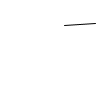
Frame 1 (no input)
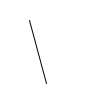
Frame 60 (the mouse pressed at the canvas centre just before this capture)
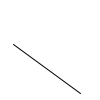
Frame 120 (the mouse held since frame 60 and released just before this capture)

The Processing sketch that drew these frames (run headless with seeded random() and noise(); from frame 60 on, the mouse is pressed at the canvas centre):

// Processing sketch: sketch_4RandomLines
// ── sketch_4RandomLines.pde
// background, random function
// frame rate

/**

void setup() {
  frameRate(10);
}
*/

void draw(){
  background(255);
  line(random(0,100),random(0,100),random(0,100),random(0,100));
 }
